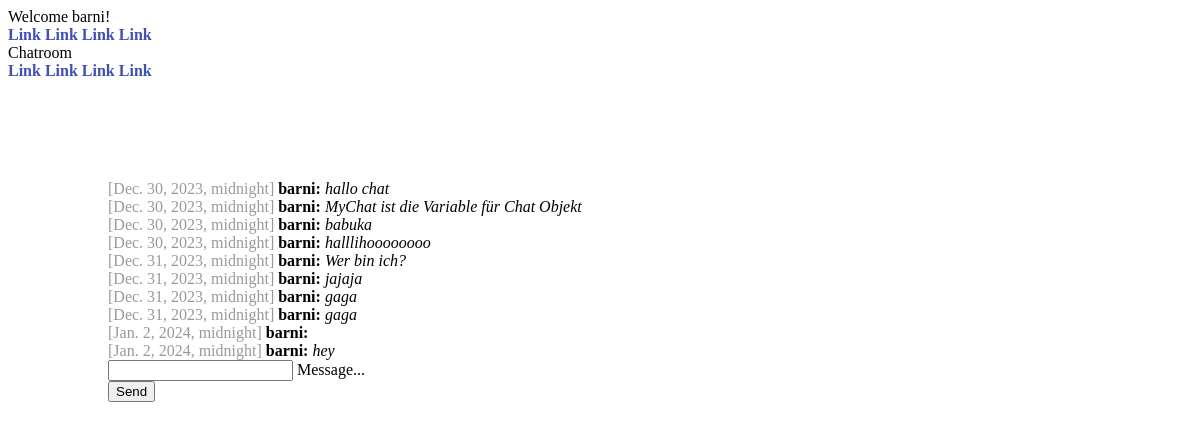
Page /chat/ (signed in) on the committed database.
### chat/models.py (models this page shows)
class Message(models.Model):
    text = models.CharField(max_length = 500)
    created_at = DateField(default=date.today)
    chat = models.ForeignKey(Chat, on_delete = models.CASCADE, related_name = 'chat_message_set', default=None, blank=True, null=True)
    author = models.ForeignKey(settings.AUTH_USER_MODEL, on_delete = models.CASCADE, related_name = 'author_message_set')
    receiver =  models.ForeignKey(settings.AUTH_USER_MODEL, on_delete = models.CASCADE, related_name = 'receiver_message_set')

### chat/views.py (the view)
# urls.py: path('chat/', index),
@login_required(login_url='/login/')
def index(request):
    if request.method == 'POST':
        text_message = request.POST.get('textmessage', '')
        print('Recieved data: ' + text_message)
        myChat = Chat.objects.get(id = 1)
        Message.objects.create(text = request.POST.get('textmessage', '' ), chat = myChat, author = request.user, receiver = request.user)
    chatMessages = Message.objects.filter(chat__id=1)
    return render(request, 'chat/index.html', {'messages': chatMessages})

### chat/templates/chat/index.html (shortened to what this page needs)
{% extends "base.html" %}
{% block content %}
{% if request.user.is_authenticated %}
{% for message in messages %}
<div>
  <span class="color-gray">[{{message.created_at}}]</span> <b>{{message.author}}:</b> <i>
    {{message.text}}</i> <br>
{% endfor %}
</div>
<form action="/chat/" method="post">
<div class="mdl-textfield mdl-js-textfield mdl-textfield--floating-label">
  <input class="mdl-textfield__input" name="textmessage" type="text" id="sample3">
  <label class="mdl-textfield__label" for="sample3">Message...</label>
</div>
<button class="mdl-button mdl-js-button mdl-button--raised mdl-js-ripple-effect mdl-button--accent">
  Send
</button>
</form>
{% else %}
<h1>Nicht eingeloggt</h1>
<p>Du bist aktuell nicht eingeloggt. Bitte logge dich ein. <br>
  Bitte klicke auf <a href="/login/">hier.</a>
</p>
{% endif %}
{% endblock %}

### templates/base.html (shortened to what this page needs)
<!DOCTYPE html>
<html lang="en">
<head>
    <meta name="viewport" content="width=device-width, initial-scale=1.0"> {% load static %}
<link rel="stylesheet" href="{% static 'css/style.css' %}">
<link rel="stylesheet" href="https://code.getmdl.io/1.3.0/material.indigo-pink.min.css">
</head>
<body>
<div class="mdl-layout mdl-js-layout mdl-layout--fixed-header">
    <header class="mdl-layout__header">
      <div class="mdl-layout__header-row">
        <span class="mdl-layout-title">
          {% if request.user.is_authenticated %}
            Welcome {{request.user}}!
          {% else %}
            Welcome! Please log in!
          {% endif %}
        </span>
        <nav class="mdl-navigation mdl-layout--large-screen-only">
          <a class="mdl-navigation__link" href="">Link</a>
          <a class="mdl-navigation__link" href="">Link</a>
          <a class="mdl-navigation__link" href="">Link</a>
          <a class="mdl-navigation__link" href="">Link</a>
        </nav>
      </div>
    </header>
    <div class="mdl-layout__drawer">
      <span class="mdl-layout-title">Chatroom</span>
      <nav class="mdl-navigation">
        <a class="mdl-navigation__link" href="">Link</a>
        <a class="mdl-navigation__link" href="">Link</a>
        <a class="mdl-navigation__link" href="">Link</a>
        <a class="mdl-navigation__link" href="">Link</a>
      </nav>
    </div>
    <main class="mdl-layout__content">
      <div class="page-content">
        {% block content %}
        {% endblock %}
      </div>
    </main>
  </div>
</body>
</html>

### static/css/style.css (style rules this page uses)
i { margin-top: 12px; }
.page-content { padding: 100px 100px; }
.color-gray { color: rgba(0, 0, 0, 0.4); }
a { color: rgb(63, 81, 181) !important; text-decoration: none; font-weight: 600 !important; }

### rows in the picture
Message: created_at "Dec. 30, 2023, midnight", author "barni", text "hallo chat"
Message: created_at "Dec. 30, 2023, midnight", author "barni", text "MyChat ist die Variable für Chat Objekt"
Message: created_at "Dec. 30, 2023, midnight", author "barni", text "babuka"
Message: created_at "Dec. 30, 2023, midnight", author "barni", text "halllihoooooooo"
Message: created_at "Dec. 31, 2023, midnight", author "barni", text "Wer bin ich?"
Message: created_at "Dec. 31, 2023, midnight", author "barni", text "jajaja"
Message: created_at "Dec. 31, 2023, midnight", author "barni", text "gaga"
Message: created_at "Dec. 31, 2023, midnight", author "barni", text "gaga"
Message: created_at "Jan. 2, 2024, midnight", author "barni"
Message: created_at "Jan. 2, 2024, midnight", author "barni", text "hey"

### other values in the picture
{{ request.user }} "barni"
